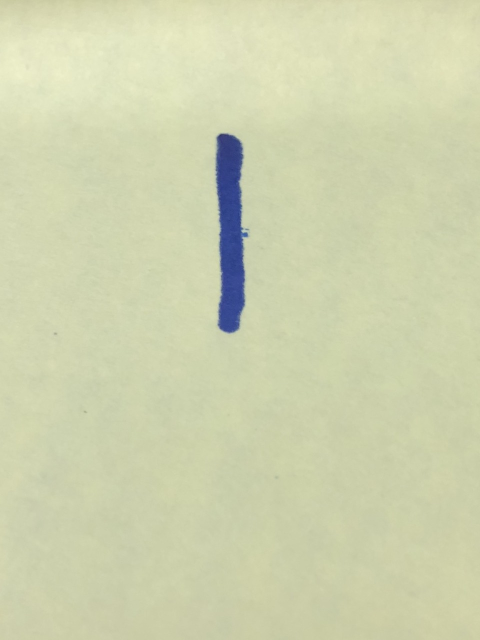
#> input picture handwriting/img1.jpg, 960 x 1280 px (shown at 1/2 size)
$ python -i handwritten_digit_recognition.py   (imports and definitions only)
#> lines starting #> are read from the running program, lines starting #| are printed output that depends on the picture
import numpy as np
import matplotlib.pyplot as plt
import cv2
from skimage.feature import hog
from sklearn import datasets
from sklearn.svm import SVC
from sklearn.preprocessing import StandardScaler
from sklearn.model_selection import train_test_split
from sklearn.metrics import accuracy_score

# Tải dữ liệu MNIST
# [1 line that did not run here, left out]
# [1 line that did not run here, left out]

# Chia dữ liệu thành tập huấn luyện và kiểm tra
# [1 line that did not run here, left out]

# Tính toán HOG features
def compute_hog_features(images):
    hog_features = []
    for image in images:
        feature = hog(image.reshape((28, 28)), orientations=9, pixels_per_cell=(8, 8),
                      cells_per_block=(2, 2), block_norm='L2-Hys', visualize=False)
        hog_features.append(feature)
    return np.array(hog_features)

# [1 line that did not run here, left out]
# [1 line that did not run here, left out]

# Chuẩn hóa dữ liệu
scaler = StandardScaler()
# [1 line that did not run here, left out]
# [1 line that did not run here, left out]

# Huấn luyện mô hình SVM
svm_model = SVC(kernel='linear', random_state=42)
# [1 line not run here, left out]

# Đánh giá mô hình
# [1 line that did not run here, left out]
# [1 line that did not run here, left out]
# [1 line not run here, left out]

# Hiển thị một số kết quả dự đoán
def display_predictions(images, true_labels, predicted_labels, num_display=20):
    for i in range(num_display):
        image = images[i].reshape((28, 28))
        plt.imshow(image, cmap='gray')
        plt.title(f'True: {true_labels[i]}, Dự đoán: {predicted_labels[i]}')
        plt.axis('off')
        plt.show()

# Hiển thị kết quả dự đoán của một số hình ảnh từ tập kiểm tra
# display_predictions(X_test, y_test, y_pred)

# nhận diện chữ viết tay từ ảnh
def preprocess_image(image_path):
#> called with image_path = 'handwriting/img1.jpg'
    try:
        image = cv2.imread(image_path)
#> image is the input picture: shape (1280, 960, 3); mean B, G, R 174.9, 210.3, 206.1
        if image is None:
            print(f"File not found or unable to read: {image_path}")
            return None
        if len(image.shape) == 3 and image.shape[2] == 4:  # Nếu hình ảnh có 4 kênh màu
            image = cv2.cvtColor(image, cv2.COLOR_BGRA2BGR)
        if len(image.shape) == 3 and image.shape[2] == 3:  # Nếu là ảnh màu
            image = cv2.cvtColor(image, cv2.COLOR_BGR2GRAY)
#> image: shape (1280, 960)
        image = cv2.resize(image, (28, 28))
#> image: shape (28, 28)
        return image
    except Exception as e:
        print(f"Error processing {image_path}: {e}")
        return None

# Đường dẫn đến hình ảnh
image_paths = [

    'handwriting/img1.jpg',
    'handwriting/img2.jpg',
    'handwriting/img3.jpg',
    'handwriting/img4_3.jpg',
    'handwriting/img5_2.jpg',
    'handwriting/img6_2.jpg',
    'handwriting/img7.jpg',
    'handwriting/img8.jpg',
    'handwriting/img9.jpg' ,

    'Test_img/img_2.png',
    'Test_img/img2_1.png',

    'Test_img/img8_4.png',
    'Test_img/img8_8.png',

    'Test_img/img_3.png',
    'Test_img/img3_1.png',

    'Test_img/img_1.png',
    'Test_img/img1_1.png',

    'Test_img/img_4.png',
    'Test_img/img4_3.png',

    'Test_img/img9_1.png',
    'Test_img/img9_2.png',#!
    'Test_img/img9_5.png' ,

    'handwriting/img4_5.jpg',
    'Test_img/img3_2.png',

    'Test_img/img_5.png',
    'Test_img/img5_1.png',#!
    'Test_img/img5_2.png',

    'Test_img/img7_1.png',
    'Test_img/img7_2.png',


    'Test_img/img6_4.png',
    'Test_img/img6_5.png',#!


]

# Tiền xử lý và tính toán HOG features cho ảnh
images = [preprocess_image(img_path) for img_path in image_paths]
#> call 2 of preprocess_image, with image_path = 'handwriting/img2.jpg'
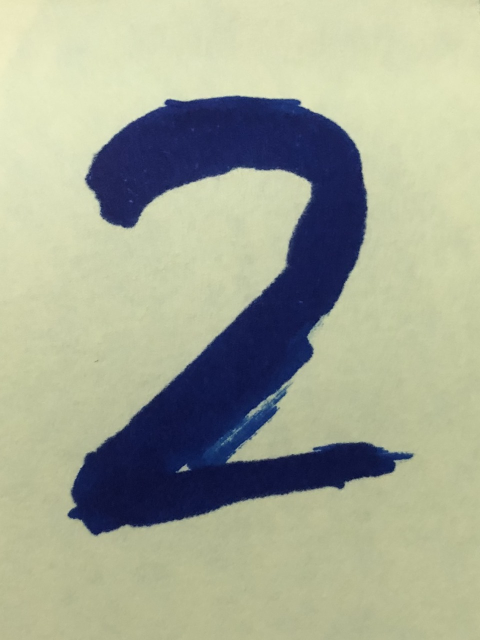
#> input picture handwriting/img2.jpg, 960 x 1280 px (shown at 1/2 size)
#> in preprocess_image, image is the input picture: shape (1280, 960, 3); mean B, G, R 148.7, 168.7, 163.9
#> call 3 of preprocess_image, with image_path = 'handwriting/img3.jpg'
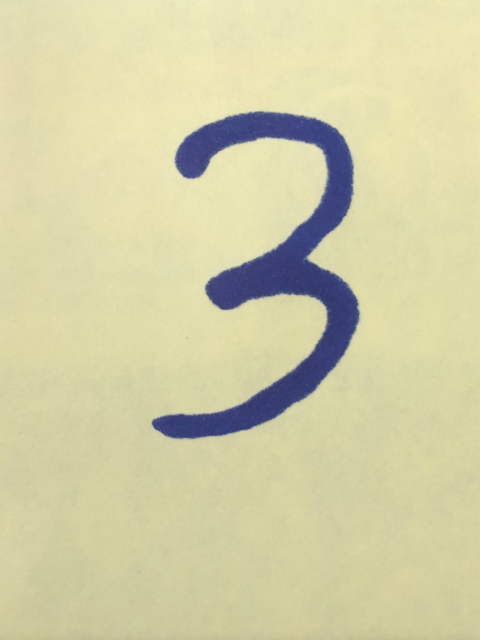
#> input picture handwriting/img3.jpg, 960 x 1280 px (shown at 1/2 size)
#> in preprocess_image, image is the input picture: shape (1280, 960, 3); mean B, G, R 166.7, 206.5, 210.2
#> call 4 of preprocess_image, with image_path = 'handwriting/img4_3.jpg'
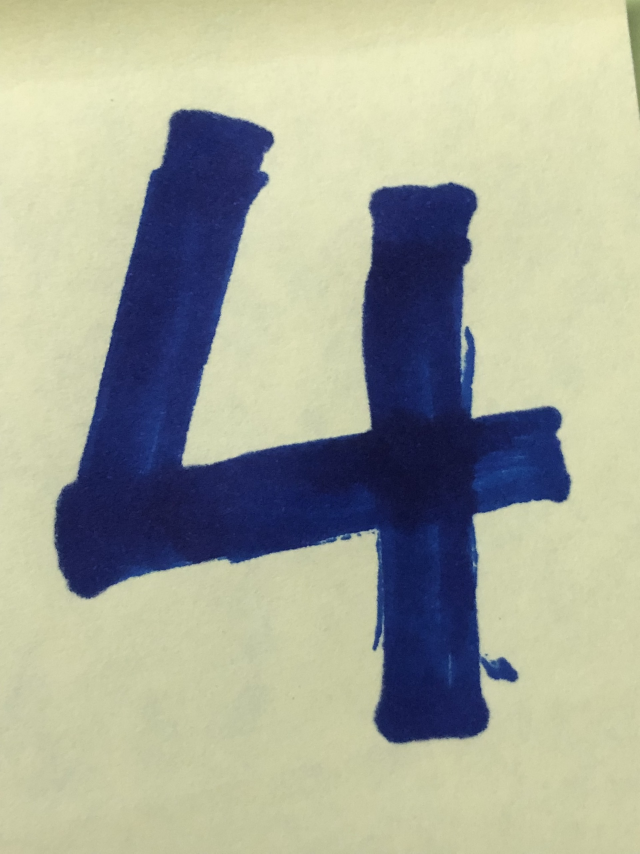
#> input picture handwriting/img4_3.jpg, 1920 x 2560 px (shown at 1/3 size)
#> in preprocess_image, image is the input picture: shape (2560, 1920, 3); mean B, G, R 154, 169.5, 166.1
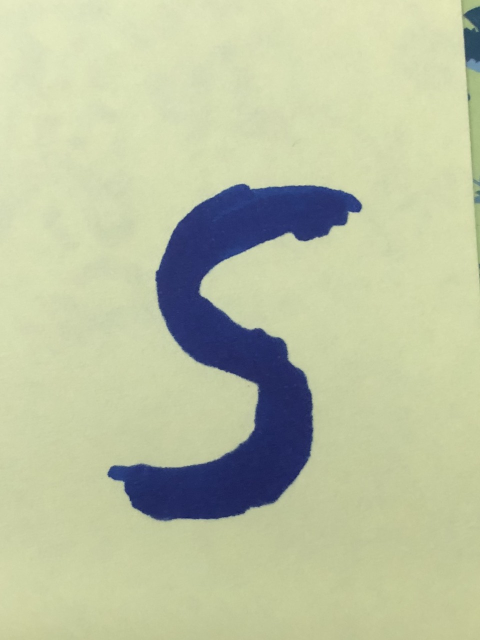
#> input picture handwriting/img5_2.jpg, 960 x 1280 px (shown at 1/2 size)
#> in preprocess_image, image is the input picture: shape (1280, 960, 3); mean B, G, R 163.4, 195.1, 188.7
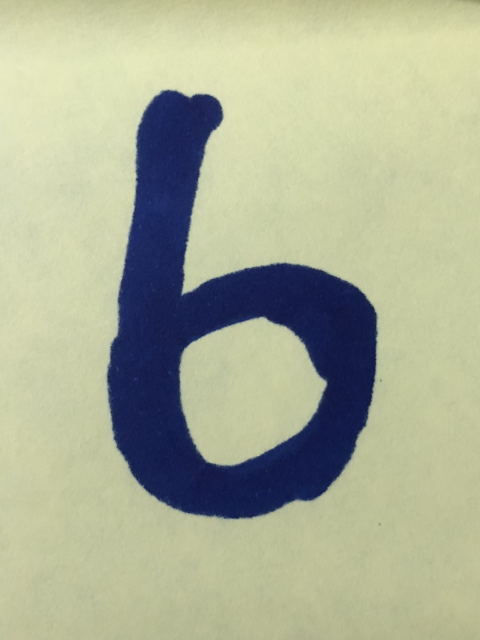
#> input picture handwriting/img6_2.jpg, 960 x 1280 px (shown at 1/2 size)
#> in preprocess_image, image is the input picture: shape (1280, 960, 3); mean B, G, R 150.6, 175.7, 170.9
#> in preprocess_image (call 6), `image = cv2.cvtColor(image, cv2.COLOR_BGR2GRAY)`:
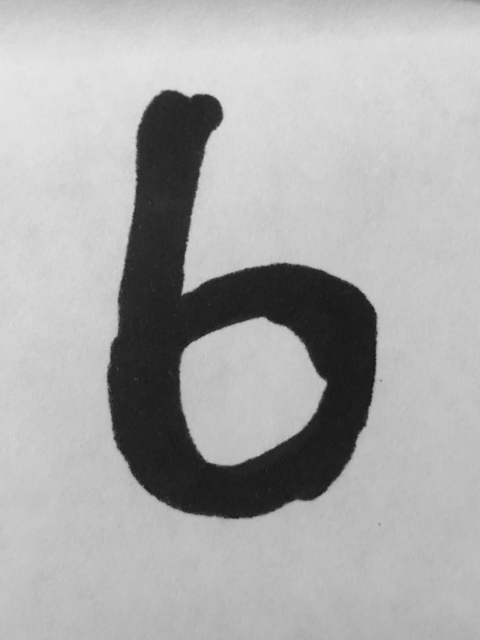
#> image: shape (1280, 960) (shown at 1/2 size); min 20, max 232, mean 171.5
#> in preprocess_image (call 6), `image = cv2.resize(image, (28, 28))`:
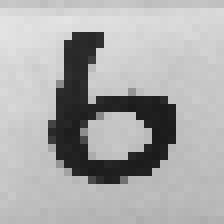
#> image: shape (28, 28) (shown 8 times larger); min 27, max 228, mean 171.3
images = [img for img in images if img is not None]


# [12 lines not run here, left out]

>>> result = preprocess_image('handwriting/img1.jpg')
